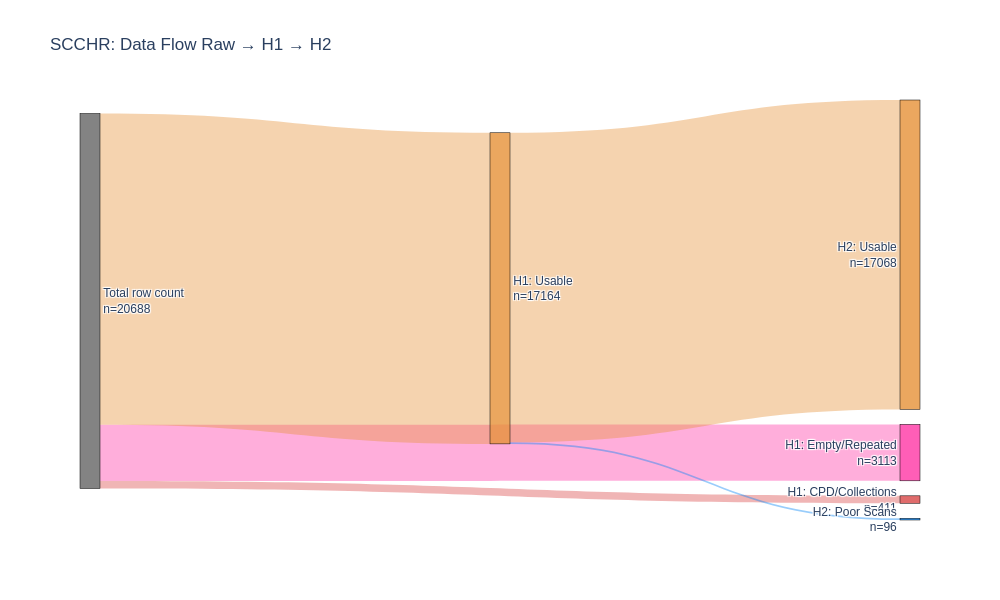

The code cell stored with this chart in its notebook:
### Markdown cell above
## Data Flow Sankey Diagrams

### Code cell
import subprocess
import sys
import plotly.graph_objects as go

# Sankey diagram showing data flow from H1, H2
# Get the row counts
total_raw = len(df_cpd) + len(df_pure_empty) + len(df_repeated) + len(df)
h1_usable = len(df)
h1_rejects = len(df_cpd) + len(df_pure_empty) + len(df_repeated)
h2_usable = len(valid) + len(num_sep)
h2_rejects = len(problem)

# Sankey nodes with counts in labels
nodes = [
    f"Total row count<br>n={total_raw}",
    f"H1: CPD/Collections<br>n={len(df_cpd)}",
    f"H1: Empty/Repeated<br>n={len(df_pure_empty) + len(df_repeated)}",
    f"H1: Usable<br>n={h1_usable}",
    f"H2: Poor Scans<br>n={h2_rejects}",
    f"H2: Usable<br>n={h2_usable}"
]

# Sankey links (source, target, value)
source = [0, 0, 0, 3, 3]
target = [1, 2, 3, 4, 5]
value = [len(df_cpd), len(df_pure_empty) + len(df_repeated), h1_usable, h2_rejects, h2_usable]

# Colors for nodes
node_colors = [
    "rgba(100, 100, 100, 0.8)",  # Raw (gray)
    "rgba(217, 72, 72, 0.8)",    # CPD (red)
    "rgba(255, 54, 165, 0.8)",   # Empty/Repeated (magenta)
    "rgba(230, 145, 56, 0.8)",   # H1 Usable (orange)
    "rgba(0, 130, 244, 0.8)",    # H2 Poor (blue)
    "rgba(230, 145, 56, 0.8)"    # H2 Usable (orange)
]

# Colors for links
link_colors = [
    "rgba(217, 72, 72, 0.4)",
    "rgba(255, 54, 165, 0.4)",
    "rgba(230, 145, 56, 0.4)",
    "rgba(0, 130, 244, 0.4)",
    "rgba(230, 145, 56, 0.4)"
]

fig = go.Figure(data=[go.Sankey(
    node=dict(
        pad=15,
        thickness=20,
        line=dict(color="black", width=0.5),
        label=nodes,
        color=node_colors
    ),
    link=dict(
        source=source,
        target=target,
        value=value,
        color=link_colors
    )
)])

fig.update_layout(
    title=f"{dataset.upper()}: Data Flow Raw → H1 → H2",
    font=dict(size=12, family="Arial"),
    height=600,
    width=1000
)

if save_files:
    assets_dir = f"../data/{dataset}/assets"
    os.makedirs(assets_dir, exist_ok=True)
    fig.write_html(f"{assets_dir}/D_{dataset[0:3]}_h2_data_flow_sankey.html")
    try:
        fig.write_image(f"{assets_dir}/D_{dataset[0:3]}_h2_data_flow_sankey.png", scale=2)
    except Exception as e:
        print(f"Could not save Sankey PNG: {e}")

fig.show()

# Detailed breakdown statistics
print("\n" + "="*60)
print(f"DATA STRATIFICATION SUMMARY - {dataset.upper()}")
print("="*60)
print(f"\nRAW DOCUMENTS: {total_raw}")
print(f"├── CPD/Collections: {len(df_cpd)} ({len(df_cpd)/total_raw*100:.1f}%)")
print(f"├── Empty Transcripts: {len(df_pure_empty)} ({len(df_pure_empty)/total_raw*100:.1f}%)")
print(f"├── Repeated Content: {len(df_repeated)} ({len(df_repeated)/total_raw*100:.1f}%)")
print(f"└── H1 USABLE: {h1_usable} ({h1_usable/total_raw*100:.1f}%)")
print(f"\nH2 PROCESSING OF H1 USABLE ({h1_usable}):")
print(f"├── H2 Poor Scans: {h2_rejects} ({h2_rejects/h1_usable*100:.1f}%)")
print(f"│   ├── High Numeric Content: {num_sep_count}")
print(f"│   ├── Low Valid Word Chars: {len(r1)}")
print(f"│   └── Low Word Count: {len(r2)}")
print(f"└── H2 USABLE: {h2_usable} ({h2_usable/h1_usable*100:.1f}%)")
print(f"    ├── Valid Documents: {len(valid)}")
print(f"    └── Numeric-Heavy (Usable): {num_sep_count}")
print("="*60)

### Figure 1 — Plotly figure (JSON) as saved in the notebook; plotly's stock layout.template omitted (floating-point values rounded to 4 significant figures)
{"data": [{"link": {"color": ["rgba(217, 72, 72, 0.4)", "rgba(255, 54, 165, 0.4)", "rgba(230, 145, 56, 0.4)", "rgba(0, 130, 244, 0.4)", "rgba(230, 145, 56, 0.4)"], "source": [0, 0, 0, 3, 3], "target": [1, 2, 3, 4, 5], "value": [411, 3113, 17164, 96, 17068]}, "node": {"color": ["rgba(100, 100, 100, 0.8)", "rgba(217, 72, 72, 0.8)", "rgba(255, 54, 165, 0.8)", "rgba(230, 145, 56, 0.8)", "rgba(0, 130, 244, 0.8)", "rgba(230, 145, 56, 0.8)"], "label": ["Total row count<br>n=20688", "H1: CPD/Collections<br>n=411", "H1: Empty/Repeated<br>n=3113", "H1: Usable<br>n=17164", "H2: Poor Scans<br>n=96", "H2: Usable<br>n=17068"], "line": {"color": "black", "width": 0.5}, "pad": 15, "thickness": 20}, "type": "sankey"}], "layout": {"font": {"family": "Arial", "size": 12}, "height": 600, "title": {"text": "SCCHR: Data Flow Raw → H1 → H2"}, "width": 1000}}
